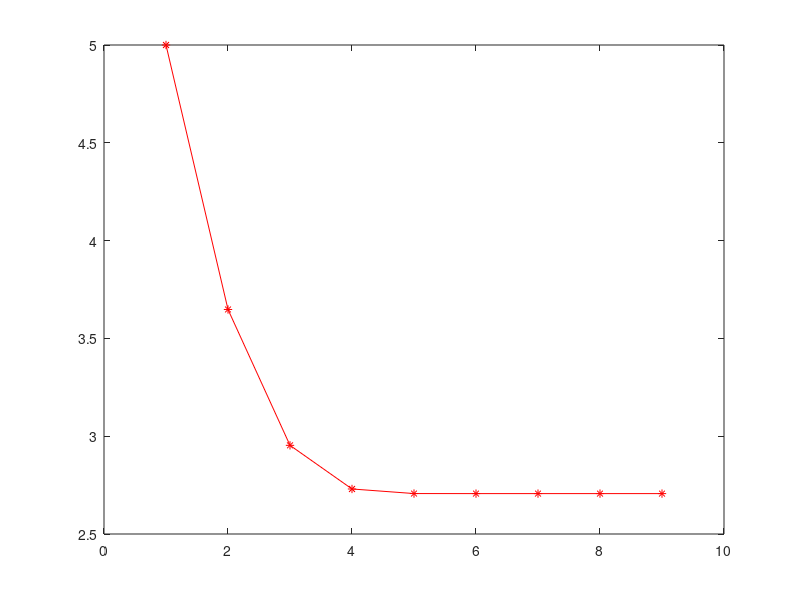

The MATLAB source for this figure:
clc
clear all
f=@(x)x.^3-4*x-9;
g=@(x)3*x.^2-4;
x(1)=5;
for i=1:1000
    x(i+1)=x(i)-f(x(i))/g(x(i));
  if (x(i+1)==x(i))
    break
  end
end 
x';
plot(x,'-*r')